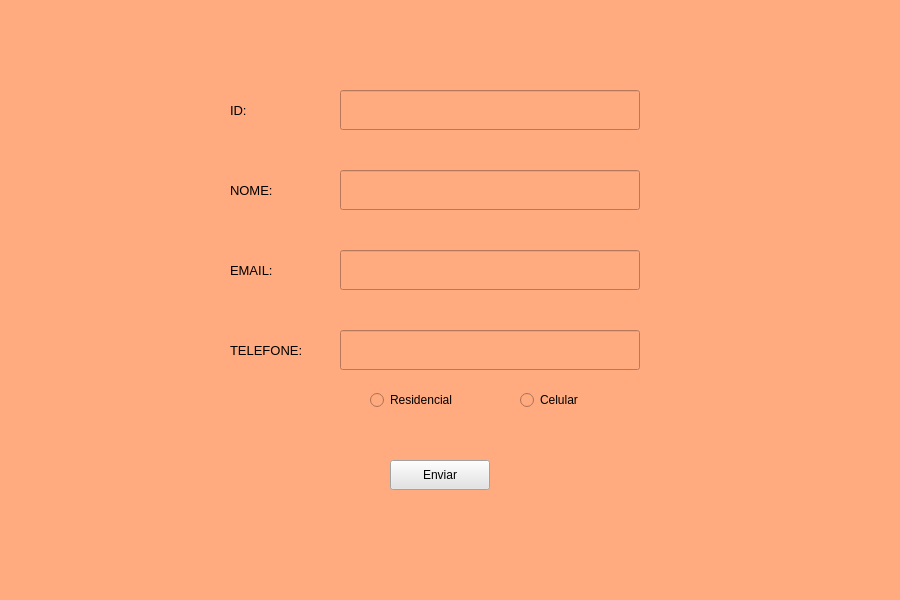
<?xml version="1.0" encoding="UTF-8"?>
<ui version="4.0">
 <class>MainWindow</class>
 <widget class="QMainWindow" name="MainWindow">
  <property name="geometry">
   <rect>
    <x>0</x>
    <y>0</y>
    <width>900</width>
    <height>600</height>
   </rect>
  </property>
  <property name="windowTitle">
   <string>MainWindow</string>
  </property>
  <property name="styleSheet">
   <string notr="true">background-color: rgb(255, 255, 255);
background-color: rgb(255, 170, 127);</string>
  </property>
  <widget class="QWidget" name="centralwidget">
   <widget class="QLabel" name="label">
    <property name="geometry">
     <rect>
      <x>230</x>
      <y>90</y>
      <width>50</width>
      <height>40</height>
     </rect>
    </property>
    <property name="font">
     <font>
      <pointsize>10</pointsize>
     </font>
    </property>
    <property name="styleSheet">
     <string notr="true">background-color: rgb(255, 255, 255);
background-color: rgb(255, 170, 127);
border-color: rgb(0, 0, 0);</string>
    </property>
    <property name="text">
     <string>ID:</string>
    </property>
   </widget>
   <widget class="QPushButton" name="enviacao">
    <property name="geometry">
     <rect>
      <x>390</x>
      <y>460</y>
      <width>100</width>
      <height>30</height>
     </rect>
    </property>
    <property name="styleSheet">
     <string notr="true">background-color: rgb(184, 184, 184);
background-color: rgb(227, 227, 227);</string>
    </property>
    <property name="text">
     <string>Enviar</string>
    </property>
   </widget>
   <widget class="QLineEdit" name="id">
    <property name="geometry">
     <rect>
      <x>340</x>
      <y>90</y>
      <width>300</width>
      <height>40</height>
     </rect>
    </property>
    <property name="styleSheet">
     <string notr="true"/>
    </property>
   </widget>
   <widget class="QLabel" name="label_2">
    <property name="geometry">
     <rect>
      <x>230</x>
      <y>170</y>
      <width>50</width>
      <height>40</height>
     </rect>
    </property>
    <property name="font">
     <font>
      <pointsize>10</pointsize>
     </font>
    </property>
    <property name="styleSheet">
     <string notr="true">background-color: rgb(255, 255, 255);
background-color: rgb(255, 170, 127);
border-color: rgb(0, 0, 0);</string>
    </property>
    <property name="text">
     <string>NOME: </string>
    </property>
   </widget>
   <widget class="QLineEdit" name="nome">
    <property name="geometry">
     <rect>
      <x>340</x>
      <y>170</y>
      <width>300</width>
      <height>40</height>
     </rect>
    </property>
    <property name="styleSheet">
     <string notr="true"/>
    </property>
   </widget>
   <widget class="QLabel" name="label_3">
    <property name="geometry">
     <rect>
      <x>230</x>
      <y>250</y>
      <width>61</width>
      <height>40</height>
     </rect>
    </property>
    <property name="font">
     <font>
      <pointsize>10</pointsize>
     </font>
    </property>
    <property name="styleSheet">
     <string notr="true">background-color: rgb(255, 255, 255);
background-color: rgb(255, 170, 127);
border-color: rgb(0, 0, 0);</string>
    </property>
    <property name="text">
     <string>EMAIL:</string>
    </property>
   </widget>
   <widget class="QLineEdit" name="email">
    <property name="geometry">
     <rect>
      <x>340</x>
      <y>250</y>
      <width>300</width>
      <height>40</height>
     </rect>
    </property>
    <property name="styleSheet">
     <string notr="true"/>
    </property>
   </widget>
   <widget class="QLabel" name="label_4">
    <property name="geometry">
     <rect>
      <x>230</x>
      <y>330</y>
      <width>91</width>
      <height>40</height>
     </rect>
    </property>
    <property name="font">
     <font>
      <pointsize>10</pointsize>
     </font>
    </property>
    <property name="styleSheet">
     <string notr="true">background-color: rgb(255, 255, 255);
background-color: rgb(255, 170, 127);
border-color: rgb(0, 0, 0);</string>
    </property>
    <property name="text">
     <string>TELEFONE:</string>
    </property>
   </widget>
   <widget class="QLineEdit" name="telefone">
    <property name="geometry">
     <rect>
      <x>340</x>
      <y>330</y>
      <width>300</width>
      <height>40</height>
     </rect>
    </property>
    <property name="styleSheet">
     <string notr="true"/>
    </property>
   </widget>
   <widget class="QRadioButton" name="residencial">
    <property name="geometry">
     <rect>
      <x>370</x>
      <y>390</y>
      <width>95</width>
      <height>20</height>
     </rect>
    </property>
    <property name="text">
     <string>Residencial</string>
    </property>
   </widget>
   <widget class="QRadioButton" name="celular">
    <property name="geometry">
     <rect>
      <x>520</x>
      <y>390</y>
      <width>95</width>
      <height>20</height>
     </rect>
    </property>
    <property name="text">
     <string>Celular</string>
    </property>
   </widget>
   <zorder>id</zorder>
   <zorder>label</zorder>
   <zorder>enviacao</zorder>
   <zorder>label_2</zorder>
   <zorder>nome</zorder>
   <zorder>label_3</zorder>
   <zorder>email</zorder>
   <zorder>label_4</zorder>
   <zorder>telefone</zorder>
   <zorder>residencial</zorder>
   <zorder>celular</zorder>
  </widget>
  <widget class="QMenuBar" name="menubar">
   <property name="geometry">
    <rect>
     <x>0</x>
     <y>0</y>
     <width>900</width>
     <height>26</height>
    </rect>
   </property>
  </widget>
  <widget class="QStatusBar" name="statusbar"/>
 </widget>
 <resources/>
 <connections/>
</ui>
